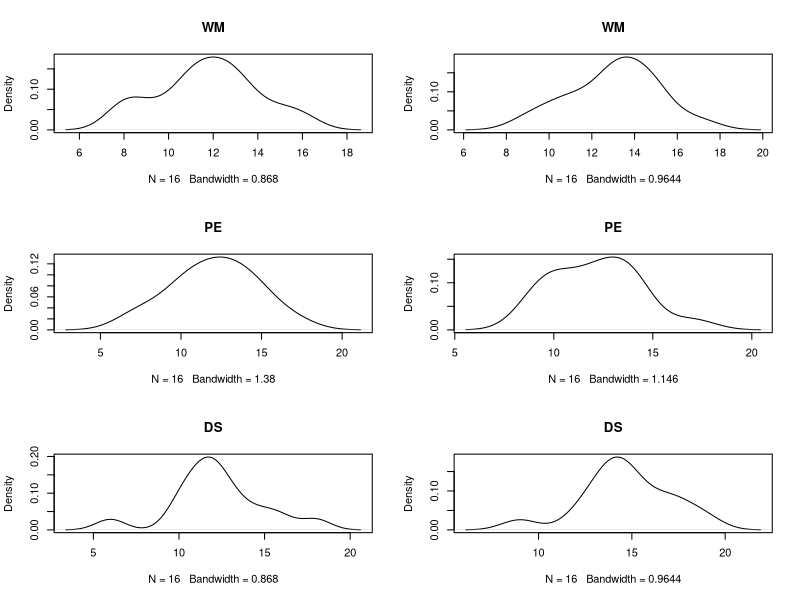

The R script that drew this image:
library(psych)
library(sm)

setwd("~/projects/wal/r-learning/coursera/stats1/week2/")
data <- read.table("datafiles/Stats1.13.HW.02.txt", header=T)

describeBy(data, data$condition)
data.pre <- data[data$time=='pre',]
data.post <- data[data$time=='post',]
describeBy(data.pre, data.pre$condition)
describeBy(data.post,data.post$condition)


groups <- c('WM','PE','DS')

par(mfrow=c(3,2))
for (g in groups) {
    plot(density(data.pre[data.pre$condition == g,'SR']), main=g)
    plot(density(data.post[data.post$condition == g,'SR']), main=g)
}

par(mfrow=c(3,2))
for (g in groups) {
    print(paste('pre', g))
    print(paste("skew", skew(data.pre[data.pre$condition == g,'SR'])))
    print(paste("kurtosi", kurtosi(data.pre[data.pre$condition == g,'SR'])))

    print(paste('post', g))
    print(paste("skew", skew(data.post[data.post$condition == g,'SR'])))
    print(paste("kurtosi", kurtosi(data.post[data.post$condition == g,'SR'])))
}


for(g in groups) {
    premean <- mean(data.pre[data.pre$condition == g,'SR'])
    postmean <- mean(data.post[data.post$condition == g,'SR'])
    
    print(paste(g, postmean - premean))
}
